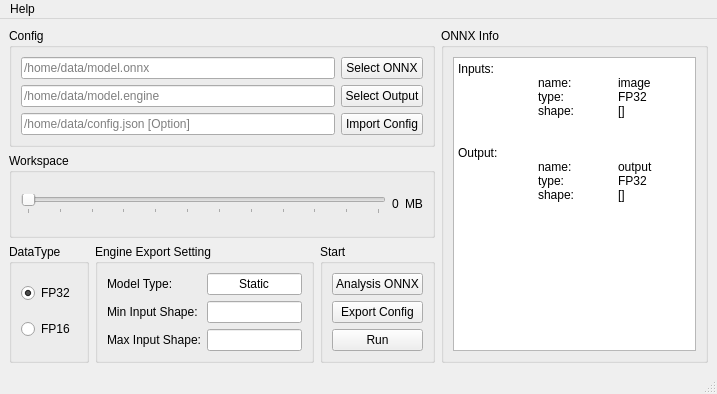
<?xml version="1.0" encoding="UTF-8"?>
<ui version="4.0">
 <class>ONNX2Engine</class>
 <widget class="QMainWindow" name="ONNX2Engine">
  <property name="geometry">
   <rect>
    <x>0</x>
    <y>0</y>
    <width>717</width>
    <height>394</height>
   </rect>
  </property>
  <property name="windowTitle">
   <string>ONNX-&gt;Engine</string>
  </property>
  <widget class="QWidget" name="centralwidget">
   <layout class="QHBoxLayout" name="horizontalLayout_4">
    <item>
     <layout class="QVBoxLayout" name="verticalLayout_5">
      <item>
       <widget class="QGroupBox" name="groupBox_config">
        <property name="title">
         <string>Config</string>
        </property>
        <layout class="QVBoxLayout" name="verticalLayout_7">
         <item>
          <layout class="QGridLayout" name="gridLayout">
           <item row="0" column="1">
            <widget class="QPushButton" name="pushButton_onnx_input">
             <property name="sizePolicy">
              <sizepolicy hsizetype="Preferred" vsizetype="Fixed">
               <horstretch>0</horstretch>
               <verstretch>0</verstretch>
              </sizepolicy>
             </property>
             <property name="text">
              <string>Select ONNX</string>
             </property>
            </widget>
           </item>
           <item row="1" column="0">
            <widget class="QLineEdit" name="lineEdit_output">
             <property name="enabled">
              <bool>true</bool>
             </property>
             <property name="sizePolicy">
              <sizepolicy hsizetype="Preferred" vsizetype="Fixed">
               <horstretch>200</horstretch>
               <verstretch>0</verstretch>
              </sizepolicy>
             </property>
             <property name="placeholderText">
              <string>/home/data/model.engine</string>
             </property>
            </widget>
           </item>
           <item row="2" column="1">
            <widget class="QPushButton" name="pushButton_input_config">
             <property name="sizePolicy">
              <sizepolicy hsizetype="Preferred" vsizetype="Fixed">
               <horstretch>0</horstretch>
               <verstretch>0</verstretch>
              </sizepolicy>
             </property>
             <property name="text">
              <string>Import Config</string>
             </property>
            </widget>
           </item>
           <item row="2" column="0">
            <widget class="QLineEdit" name="lineEdit_input_config">
             <property name="sizePolicy">
              <sizepolicy hsizetype="Preferred" vsizetype="Fixed">
               <horstretch>200</horstretch>
               <verstretch>0</verstretch>
              </sizepolicy>
             </property>
             <property name="placeholderText">
              <string>/home/data/config.json [Option]</string>
             </property>
            </widget>
           </item>
           <item row="1" column="1">
            <widget class="QPushButton" name="pushButton_output">
             <property name="sizePolicy">
              <sizepolicy hsizetype="Preferred" vsizetype="Fixed">
               <horstretch>0</horstretch>
               <verstretch>0</verstretch>
              </sizepolicy>
             </property>
             <property name="text">
              <string>Select Output</string>
             </property>
            </widget>
           </item>
           <item row="0" column="0">
            <widget class="QLineEdit" name="lineEdit_onnx_input">
             <property name="sizePolicy">
              <sizepolicy hsizetype="Preferred" vsizetype="Fixed">
               <horstretch>200</horstretch>
               <verstretch>0</verstretch>
              </sizepolicy>
             </property>
             <property name="baseSize">
              <size>
               <width>0</width>
               <height>0</height>
              </size>
             </property>
             <property name="placeholderText">
              <string>/home/data/model.onnx</string>
             </property>
            </widget>
           </item>
          </layout>
         </item>
        </layout>
       </widget>
      </item>
      <item>
       <widget class="QGroupBox" name="groupBox_workspace">
        <property name="title">
         <string>Workspace</string>
        </property>
        <layout class="QHBoxLayout" name="horizontalLayout_2">
         <item>
          <widget class="QSlider" name="horizontalSlider_workspace">
           <property name="minimum">
            <number>1024</number>
           </property>
           <property name="maximum">
            <number>12288</number>
           </property>
           <property name="singleStep">
            <number>512</number>
           </property>
           <property name="value">
            <number>1024</number>
           </property>
           <property name="tracking">
            <bool>true</bool>
           </property>
           <property name="orientation">
            <enum>Qt::Horizontal</enum>
           </property>
           <property name="tickPosition">
            <enum>QSlider::TicksBelow</enum>
           </property>
           <property name="tickInterval">
            <number>1024</number>
           </property>
          </widget>
         </item>
         <item>
          <widget class="QLabel" name="label_workspace_number">
           <property name="text">
            <string>0</string>
           </property>
          </widget>
         </item>
         <item>
          <widget class="QLabel" name="label_workspace_mb">
           <property name="text">
            <string>MB</string>
           </property>
          </widget>
         </item>
        </layout>
       </widget>
      </item>
      <item>
       <layout class="QHBoxLayout" name="horizontalLayout_3">
        <item>
         <widget class="QGroupBox" name="groupBox_datatype">
          <property name="title">
           <string>DataType</string>
          </property>
          <layout class="QVBoxLayout" name="verticalLayout">
           <item>
            <widget class="QRadioButton" name="radioButton_fp32">
             <property name="text">
              <string>FP32</string>
             </property>
             <property name="checked">
              <bool>true</bool>
             </property>
            </widget>
           </item>
           <item>
            <widget class="QRadioButton" name="radioButton_fp16">
             <property name="text">
              <string>FP16</string>
             </property>
            </widget>
           </item>
          </layout>
         </widget>
        </item>
        <item>
         <widget class="QGroupBox" name="groupBox_model_info">
          <property name="title">
           <string>Engine Export Setting</string>
          </property>
          <layout class="QHBoxLayout" name="horizontalLayout">
           <item>
            <layout class="QVBoxLayout" name="verticalLayout_3">
             <item>
              <widget class="QLabel" name="label_model_type">
               <property name="sizePolicy">
                <sizepolicy hsizetype="Maximum" vsizetype="Preferred">
                 <horstretch>0</horstretch>
                 <verstretch>0</verstretch>
                </sizepolicy>
               </property>
               <property name="text">
                <string>Model Type:</string>
               </property>
              </widget>
             </item>
             <item>
              <widget class="QLabel" name="label_min_shape">
               <property name="text">
                <string>Min Input Shape:</string>
               </property>
              </widget>
             </item>
             <item>
              <widget class="QLabel" name="label_max_shape">
               <property name="text">
                <string>Max Input Shape:</string>
               </property>
              </widget>
             </item>
            </layout>
           </item>
           <item>
            <layout class="QVBoxLayout" name="verticalLayout_4">
             <item>
              <widget class="QLineEdit" name="lineEdit_model_type">
               <property name="enabled">
                <bool>true</bool>
               </property>
               <property name="sizePolicy">
                <sizepolicy hsizetype="Expanding" vsizetype="Fixed">
                 <horstretch>200</horstretch>
                 <verstretch>0</verstretch>
                </sizepolicy>
               </property>
               <property name="text">
                <string>Static</string>
               </property>
               <property name="alignment">
                <set>Qt::AlignCenter</set>
               </property>
               <property name="readOnly">
                <bool>true</bool>
               </property>
               <property name="placeholderText">
                <string/>
               </property>
              </widget>
             </item>
             <item>
              <widget class="QLineEdit" name="lineEdit_min_shape">
               <property name="enabled">
                <bool>true</bool>
               </property>
               <property name="sizePolicy">
                <sizepolicy hsizetype="Expanding" vsizetype="Fixed">
                 <horstretch>200</horstretch>
                 <verstretch>0</verstretch>
                </sizepolicy>
               </property>
               <property name="alignment">
                <set>Qt::AlignCenter</set>
               </property>
               <property name="readOnly">
                <bool>true</bool>
               </property>
               <property name="placeholderText">
                <string/>
               </property>
              </widget>
             </item>
             <item>
              <widget class="QLineEdit" name="lineEdit_max_shape">
               <property name="sizePolicy">
                <sizepolicy hsizetype="Expanding" vsizetype="Fixed">
                 <horstretch>200</horstretch>
                 <verstretch>0</verstretch>
                </sizepolicy>
               </property>
               <property name="alignment">
                <set>Qt::AlignCenter</set>
               </property>
               <property name="placeholderText">
                <string/>
               </property>
              </widget>
             </item>
            </layout>
           </item>
          </layout>
         </widget>
        </item>
        <item>
         <widget class="QGroupBox" name="groupBox_btn">
          <property name="title">
           <string>Start</string>
          </property>
          <layout class="QVBoxLayout" name="verticalLayout_2">
           <item>
            <widget class="QPushButton" name="pushButton_analysis_onnx">
             <property name="text">
              <string>Analysis ONNX</string>
             </property>
            </widget>
           </item>
           <item>
            <widget class="QPushButton" name="pushButton_export_config">
             <property name="text">
              <string>Export Config</string>
             </property>
            </widget>
           </item>
           <item>
            <widget class="QPushButton" name="pushButton_run">
             <property name="text">
              <string>Run</string>
             </property>
            </widget>
           </item>
          </layout>
         </widget>
        </item>
       </layout>
      </item>
     </layout>
    </item>
    <item>
     <widget class="QGroupBox" name="groupBox">
      <property name="title">
       <string>ONNX Info</string>
      </property>
      <layout class="QVBoxLayout" name="verticalLayout_8">
       <item>
        <widget class="QTextEdit" name="textEdit_onnx_info">
         <property name="enabled">
          <bool>true</bool>
         </property>
         <property name="readOnly">
          <bool>true</bool>
         </property>
         <property name="html">
          <string>&lt;!DOCTYPE HTML PUBLIC &quot;-//W3C//DTD HTML 4.0//EN&quot; &quot;http://www.w3.org/TR/REC-html40/strict.dtd&quot;&gt;
&lt;html&gt;&lt;head&gt;&lt;meta name=&quot;qrichtext&quot; content=&quot;1&quot; /&gt;&lt;meta charset=&quot;utf-8&quot; /&gt;&lt;style type=&quot;text/css&quot;&gt;
p, li { white-space: pre-wrap; }
hr { height: 1px; border-width: 0; }
li.unchecked::marker { content: &quot;\2610&quot;; }
li.checked::marker { content: &quot;\2612&quot;; }
&lt;/style&gt;&lt;/head&gt;&lt;body style=&quot; font-family:'Microsoft YaHei UI'; font-size:9pt; font-weight:400; font-style:normal;&quot;&gt;
&lt;p style=&quot; margin-top:0px; margin-bottom:0px; margin-left:0px; margin-right:0px; -qt-block-indent:0; text-indent:0px;&quot;&gt;Inputs:&lt;/p&gt;
&lt;p style=&quot; margin-top:0px; margin-bottom:0px; margin-left:0px; margin-right:0px; -qt-block-indent:0; text-indent:0px;&quot;&gt;	name:	image&lt;/p&gt;
&lt;p style=&quot; margin-top:0px; margin-bottom:0px; margin-left:0px; margin-right:0px; -qt-block-indent:0; text-indent:0px;&quot;&gt;	type:	FP32&lt;/p&gt;
&lt;p style=&quot; margin-top:0px; margin-bottom:0px; margin-left:0px; margin-right:0px; -qt-block-indent:0; text-indent:0px;&quot;&gt;	shape:	[]&lt;/p&gt;
&lt;p style=&quot;-qt-paragraph-type:empty; margin-top:0px; margin-bottom:0px; margin-left:0px; margin-right:0px; -qt-block-indent:0; text-indent:0px;&quot;&gt;&lt;br /&gt;&lt;/p&gt;
&lt;p style=&quot;-qt-paragraph-type:empty; margin-top:0px; margin-bottom:0px; margin-left:0px; margin-right:0px; -qt-block-indent:0; text-indent:0px;&quot;&gt;&lt;br /&gt;&lt;/p&gt;
&lt;p style=&quot; margin-top:0px; margin-bottom:0px; margin-left:0px; margin-right:0px; -qt-block-indent:0; text-indent:0px;&quot;&gt;Output:&lt;/p&gt;
&lt;p style=&quot; margin-top:0px; margin-bottom:0px; margin-left:0px; margin-right:0px; -qt-block-indent:0; text-indent:0px;&quot;&gt;	name:	output&lt;/p&gt;
&lt;p style=&quot; margin-top:0px; margin-bottom:0px; margin-left:0px; margin-right:0px; -qt-block-indent:0; text-indent:0px;&quot;&gt;	type:	FP32&lt;/p&gt;
&lt;p style=&quot; margin-top:0px; margin-bottom:0px; margin-left:0px; margin-right:0px; -qt-block-indent:0; text-indent:0px;&quot;&gt;	shape:	[]&lt;/p&gt;&lt;/body&gt;&lt;/html&gt;</string>
         </property>
        </widget>
       </item>
      </layout>
     </widget>
    </item>
   </layout>
  </widget>
  <widget class="QMenuBar" name="menubar">
   <property name="geometry">
    <rect>
     <x>0</x>
     <y>0</y>
     <width>717</width>
     <height>21</height>
    </rect>
   </property>
   <widget class="QMenu" name="menu_help">
    <property name="title">
     <string>Help</string>
    </property>
    <addaction name="action_github"/>
    <addaction name="action_gitee"/>
   </widget>
   <addaction name="menu_help"/>
  </widget>
  <widget class="QStatusBar" name="statusbar"/>
  <action name="action_chinese">
   <property name="text">
    <string>Chinese</string>
   </property>
  </action>
  <action name="action_english">
   <property name="text">
    <string>English</string>
   </property>
  </action>
  <action name="action_github">
   <property name="text">
    <string>Github</string>
   </property>
  </action>
  <action name="action_gitee">
   <property name="text">
    <string>Gitee</string>
   </property>
  </action>
 </widget>
 <resources/>
 <connections/>
</ui>
